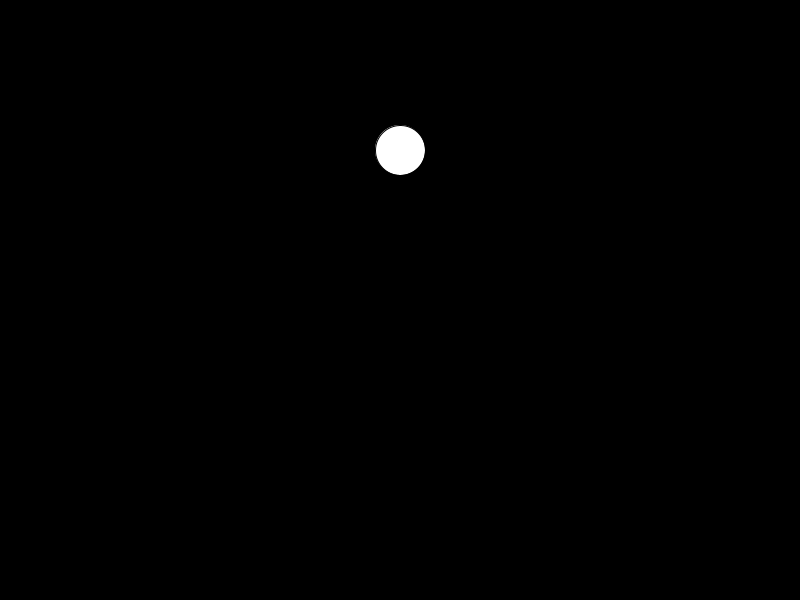
Frame 1 (no input)
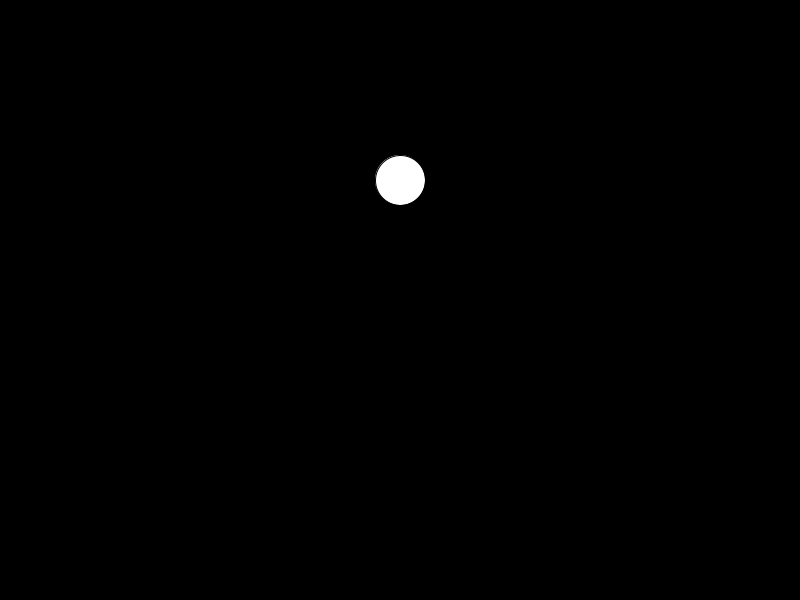
Frame 60 (the mouse pressed at the canvas centre just before this capture)
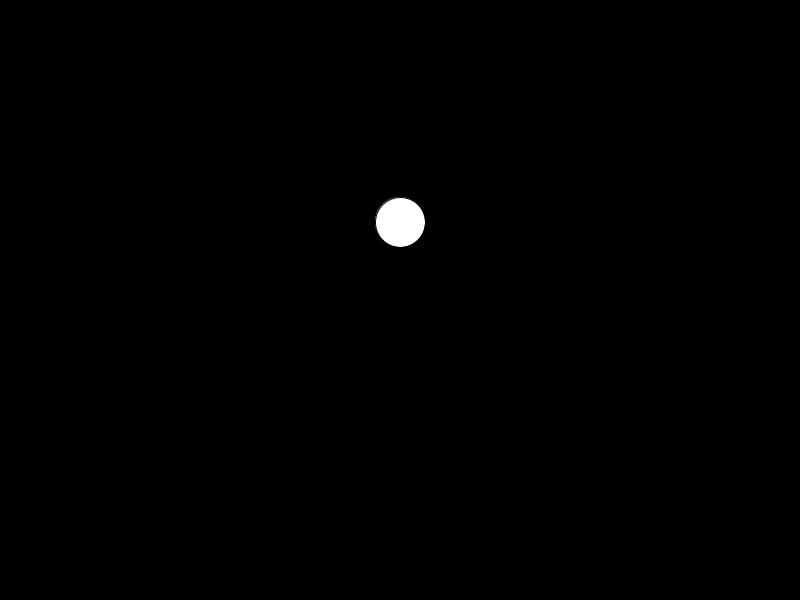
Frame 120 (the mouse held since frame 60 and released just before this capture)

The Processing sketch that drew these frames (run headless with seeded random() and noise(); from frame 60 on, the mouse is pressed at the canvas centre):

// Processing sketch: gravity_ball
// ── gravity_ball.pde
float x, y, velX, velY, gravity;
int sz=50;
void setup(){
  size(800,600);
  x=width/2;
  y+=height*.25;
  velX=0;
  velY=0;
  gravity=1;
}
void draw(){
  background(0);
  ellipse(x,y,sz,sz);
  velY+=gravity;
  x+=velX;
  y+=velY;
  if(y+sz/2>height){
    velY=-abs(velY);
  }
}
